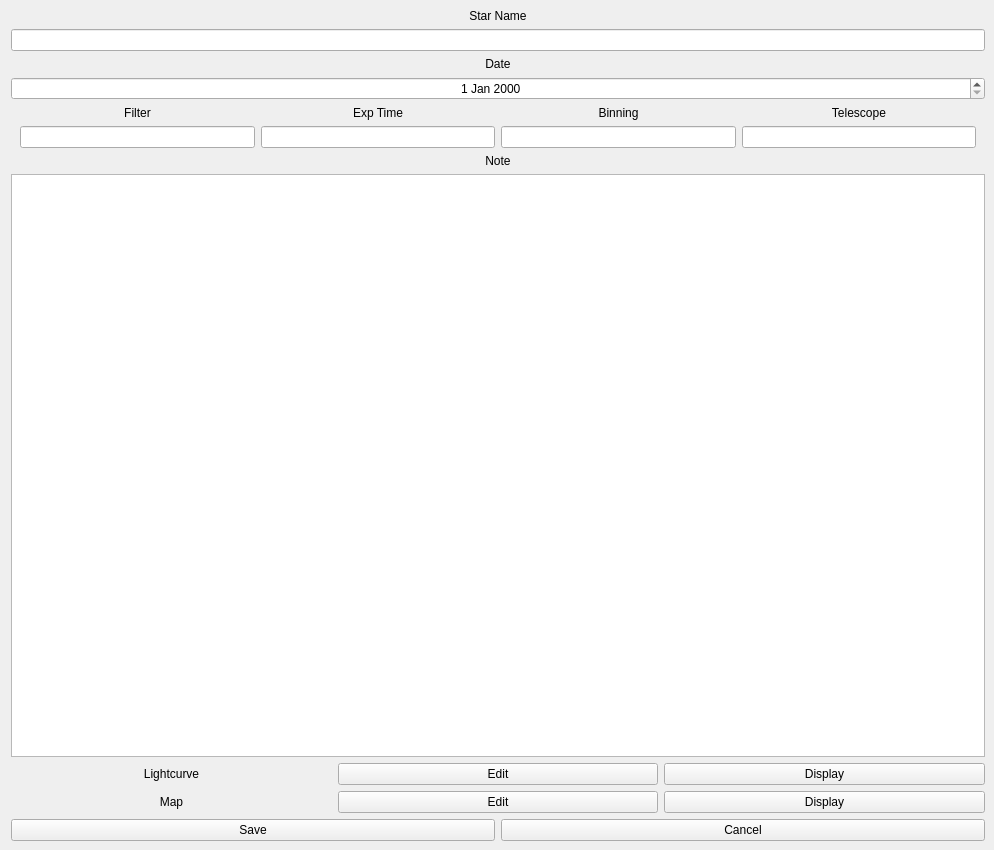
<?xml version="1.0" encoding="UTF-8"?>
<ui version="4.0">
 <class>MainWindow</class>
 <widget class="QMainWindow" name="MainWindow">
  <property name="geometry">
   <rect>
    <x>0</x>
    <y>0</y>
    <width>994</width>
    <height>850</height>
   </rect>
  </property>
  <property name="windowTitle">
   <string>Edit Logs</string>
  </property>
  <widget class="QWidget" name="centralwidget">
   <layout class="QGridLayout" name="gridLayout">
    <property name="sizeConstraint">
     <enum>QLayout::SetDefaultConstraint</enum>
    </property>
    <property name="leftMargin">
     <number>11</number>
    </property>
    <item row="0" column="0">
     <layout class="QVBoxLayout" name="verticalLayout">
      <item>
       <widget class="QLabel" name="label">
        <property name="text">
         <string>Star Name</string>
        </property>
        <property name="alignment">
         <set>Qt::AlignCenter</set>
        </property>
       </widget>
      </item>
      <item>
       <widget class="QLineEdit" name="logedit_star_name">
        <property name="alignment">
         <set>Qt::AlignCenter</set>
        </property>
       </widget>
      </item>
      <item>
       <widget class="QLabel" name="label_8">
        <property name="text">
         <string>Date</string>
        </property>
        <property name="alignment">
         <set>Qt::AlignCenter</set>
        </property>
       </widget>
      </item>
      <item>
       <widget class="QDateEdit" name="logedit_date">
        <property name="alignment">
         <set>Qt::AlignCenter</set>
        </property>
       </widget>
      </item>
      <item>
       <widget class="QWidget" name="horizontalWidget" native="true">
        <property name="sizePolicy">
         <sizepolicy hsizetype="Preferred" vsizetype="Maximum">
          <horstretch>0</horstretch>
          <verstretch>0</verstretch>
         </sizepolicy>
        </property>
        <layout class="QHBoxLayout" name="horizontalLayout">
         <property name="topMargin">
          <number>0</number>
         </property>
         <property name="bottomMargin">
          <number>0</number>
         </property>
         <item>
          <widget class="QLabel" name="label_2">
           <property name="text">
            <string>Filter</string>
           </property>
           <property name="alignment">
            <set>Qt::AlignCenter</set>
           </property>
          </widget>
         </item>
         <item>
          <widget class="QLabel" name="label_3">
           <property name="text">
            <string>Exp Time</string>
           </property>
           <property name="alignment">
            <set>Qt::AlignCenter</set>
           </property>
          </widget>
         </item>
         <item>
          <widget class="QLabel" name="label_4">
           <property name="text">
            <string>Binning</string>
           </property>
           <property name="alignment">
            <set>Qt::AlignCenter</set>
           </property>
          </widget>
         </item>
         <item>
          <widget class="QLabel" name="label_9">
           <property name="text">
            <string>Telescope</string>
           </property>
           <property name="alignment">
            <set>Qt::AlignCenter</set>
           </property>
          </widget>
         </item>
        </layout>
       </widget>
      </item>
      <item>
       <widget class="QWidget" name="horizontalWidget" native="true">
        <property name="sizePolicy">
         <sizepolicy hsizetype="Preferred" vsizetype="Maximum">
          <horstretch>0</horstretch>
          <verstretch>0</verstretch>
         </sizepolicy>
        </property>
        <layout class="QHBoxLayout" name="horizontalLayout_2">
         <property name="topMargin">
          <number>0</number>
         </property>
         <property name="bottomMargin">
          <number>0</number>
         </property>
         <item>
          <widget class="QLineEdit" name="logedit_filter">
           <property name="alignment">
            <set>Qt::AlignCenter</set>
           </property>
          </widget>
         </item>
         <item>
          <widget class="QLineEdit" name="logedit_exp_time">
           <property name="alignment">
            <set>Qt::AlignCenter</set>
           </property>
          </widget>
         </item>
         <item>
          <widget class="QLineEdit" name="logedit_binning">
           <property name="alignment">
            <set>Qt::AlignCenter</set>
           </property>
          </widget>
         </item>
         <item>
          <widget class="QLineEdit" name="logedit_telescope">
           <property name="alignment">
            <set>Qt::AlignCenter</set>
           </property>
          </widget>
         </item>
        </layout>
       </widget>
      </item>
      <item>
       <widget class="QLabel" name="label_7">
        <property name="sizePolicy">
         <sizepolicy hsizetype="Preferred" vsizetype="Maximum">
          <horstretch>0</horstretch>
          <verstretch>0</verstretch>
         </sizepolicy>
        </property>
        <property name="text">
         <string>Note</string>
        </property>
        <property name="alignment">
         <set>Qt::AlignCenter</set>
        </property>
       </widget>
      </item>
      <item>
       <widget class="QTextEdit" name="logedit_note">
        <property name="font">
         <font>
          <pointsize>20</pointsize>
         </font>
        </property>
        <property name="html">
         <string>&lt;!DOCTYPE HTML PUBLIC &quot;-//W3C//DTD HTML 4.0//EN&quot; &quot;http://www.w3.org/TR/REC-html40/strict.dtd&quot;&gt;
&lt;html&gt;&lt;head&gt;&lt;meta name=&quot;qrichtext&quot; content=&quot;1&quot; /&gt;&lt;style type=&quot;text/css&quot;&gt;
p, li { white-space: pre-wrap; }
&lt;/style&gt;&lt;/head&gt;&lt;body style=&quot; font-family:'MS Shell Dlg 2'; font-size:20pt; font-weight:400; font-style:normal;&quot;&gt;
&lt;p style=&quot;-qt-paragraph-type:empty; margin-top:0px; margin-bottom:0px; margin-left:0px; margin-right:0px; -qt-block-indent:0; text-indent:0px;&quot;&gt;&lt;br /&gt;&lt;/p&gt;&lt;/body&gt;&lt;/html&gt;</string>
        </property>
       </widget>
      </item>
      <item>
       <layout class="QHBoxLayout" name="horizontalLayout_4">
        <property name="topMargin">
         <number>0</number>
        </property>
        <property name="bottomMargin">
         <number>0</number>
        </property>
        <item>
         <widget class="QLabel" name="label_6">
          <property name="text">
           <string>Lightcurve</string>
          </property>
          <property name="alignment">
           <set>Qt::AlignCenter</set>
          </property>
         </widget>
        </item>
        <item>
         <widget class="QPushButton" name="logedit_lc_edit">
          <property name="text">
           <string>Edit</string>
          </property>
         </widget>
        </item>
        <item>
         <widget class="QPushButton" name="logedit_lc_display">
          <property name="text">
           <string>Display</string>
          </property>
         </widget>
        </item>
       </layout>
      </item>
      <item>
       <layout class="QHBoxLayout" name="horizontalLayout_3">
        <property name="topMargin">
         <number>0</number>
        </property>
        <property name="bottomMargin">
         <number>0</number>
        </property>
        <item>
         <widget class="QLabel" name="label_5">
          <property name="text">
           <string>Map</string>
          </property>
          <property name="alignment">
           <set>Qt::AlignCenter</set>
          </property>
         </widget>
        </item>
        <item>
         <widget class="QPushButton" name="logedit_map_edit">
          <property name="text">
           <string>Edit</string>
          </property>
         </widget>
        </item>
        <item>
         <widget class="QPushButton" name="logedit_map_display">
          <property name="text">
           <string>Display</string>
          </property>
         </widget>
        </item>
       </layout>
      </item>
     </layout>
    </item>
    <item row="1" column="0">
     <layout class="QHBoxLayout" name="horizontalLayout_6">
      <item>
       <widget class="QPushButton" name="logedit_save">
        <property name="text">
         <string>Save</string>
        </property>
       </widget>
      </item>
      <item>
       <widget class="QPushButton" name="logedit_cancel">
        <property name="text">
         <string>Cancel</string>
        </property>
       </widget>
      </item>
     </layout>
    </item>
   </layout>
  </widget>
  <action name="actionLoad">
   <property name="text">
    <string>Load</string>
   </property>
  </action>
  <action name="actionStar_List">
   <property name="text">
    <string>Star List</string>
   </property>
  </action>
  <action name="action_load_stars">
   <property name="text">
    <string>Load Stars</string>
   </property>
  </action>
  <action name="action_load_observatories">
   <property name="text">
    <string>Load Observatories</string>
   </property>
  </action>
 </widget>
 <resources/>
 <connections/>
</ui>
